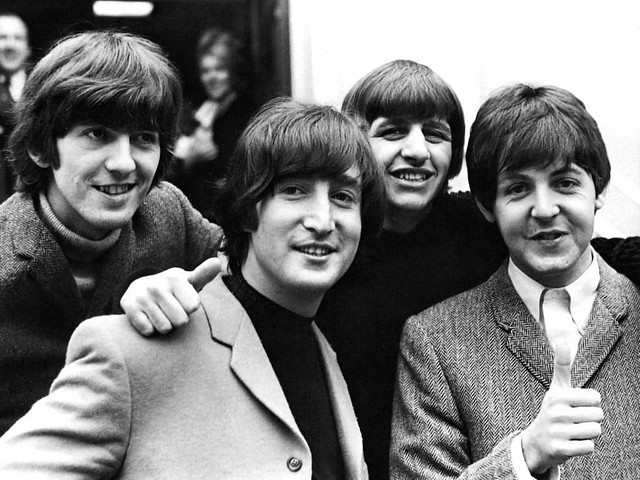
#> input picture assignment4/beatles.jpg, 640 x 480 px, found by its file name
$ python blur_faces.py
#> lines starting #> are read from the running program, lines starting #| are printed output that depends on the picture
#> in main, img is the input picture: shape (480, 640, 3); min 0, max 255, mean 121.9
### assignment4/blur/blur_2.py
import cv2
import numpy as np

def blur_image(image_in, image_out=None):
    img = np.asarray(image_in)
    (height, width, channel) = img.shape
    img = img.astype("float")
    padded_img = np.pad(img, pad_width=1, mode='edge')
    padded_img = padded_img[:, :, 1:4]

    n = padded_img[:height, :width, :]
    s = padded_img[1:(height + 1), :width, :]
    e = padded_img[2:(height + 2), :width, :]
    w = padded_img[:height, 1:(width + 1), :]
    ne = padded_img[2:(height + 2), 1:(width + 1), :]
    se = padded_img[:height, 2:(width + 2), :]
    nw = padded_img[1:(height + 1), 2:(width + 2), :]
    sw = padded_img[2:(height + 2), 2:(width + 2), :]

    blurred = (img + n + s + e + w + ne + se + nw + sw) / 9
    blurred = blurred.astype(np.uint8)
    if image_out is not None:
        cv2.imwrite(image_out, blurred)
    return blurred

def main():
    img = cv2.imread("beatles.jpg")
    blur_image(img, "beatles_blurred.jpg")

# [2 lines that do not run on import are left out]

### assignment4/blur/blur_faces.py
import cv2
import numpy as np
import os
from . import blur_2 as numpy_blur

def blur_faces(image_in, image_out=None):
#> called with image_out = 'beatles_blurred.jpg'
    assert image_in is not None, "Value of image_in is None. Image probably failed to read."
    try:
        img = np.array(image_in)
    except ValueError:
        raise ValueError("Recieved image_in not of array-like type.")

    current_path = os.path.dirname(os.path.abspath(__file__))
    classifier_path = os.path.join(current_path, "haarcascade_frontalface_default.xml")
    assert os.path.exists(classifier_path), f"There is no file named \'{classifier_path}\'."

    face_cascade = cv2.CascadeClassifier(classifier_path)
    faces = face_cascade.detectMultiScale(
            img,
            scaleFactor=1.025,
            minNeighbors=5,
            minSize=(30, 30))
#> faces = [[194, 55, 40, 40], [353, 84, 121, 121], [476, 135, 133, 133], [56, 93, 126, 126], [246, 141, 142, 142]]
    for (x, y, w, h) in faces:
        subimg = img[y:h+y, x:w+x, :]
        blurred_face = numpy_blur.blur_image(subimg)
        for num_sweeps in range(10):
            blurred_face = numpy_blur.blur_image(blurred_face)
        img[y:h+y, x:w+x, :] = blurred_face[:, :, :]
#> this loop made 5 passes
#> (x, y, h) on passes 1 to 5: (194, 55, 40), (353, 84, 121), (476, 135, 133), (56, 93, 126), (246, 141, 142)
#> pass 1, in blur_faces, `subimg = img[y:h+y, x:w+x, :]`:
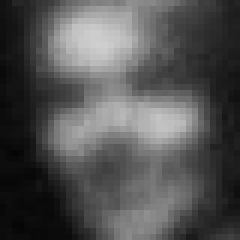
#> subimg: shape (40, 40, 3) (shown 6 times larger); min 5, max 207, mean 82.8
#> pass 1, in blur_image, `padded_img = padded_img[:, :, 1:4]`:
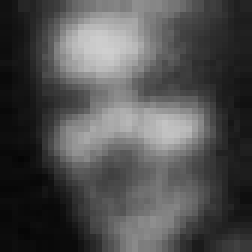
#> padded_img: shape (42, 42, 3) float64 (shown 6 times larger); min 5, max 207, mean 79.2
#> pass 1, in blur_image, `n = padded_img[:height, :width, :]`:
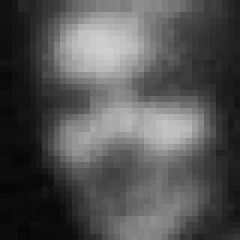
#> n: shape (40, 40, 3) float64 (shown 6 times larger); min 5, max 207, mean 83.2
#> after the loop:
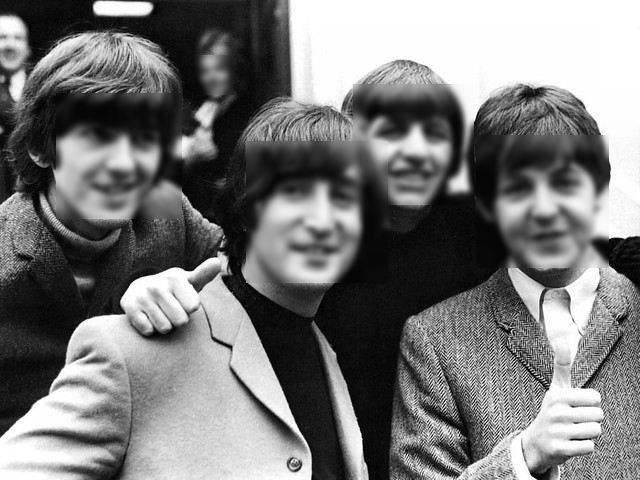
#> img: shape (480, 640, 3); min 0, max 255, mean 120.8
#> after the loop:
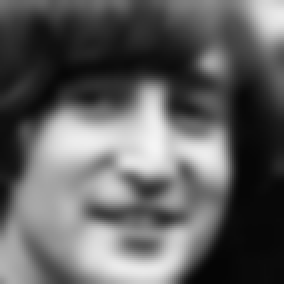
#> subimg: shape (142, 142, 3) (shown 2 times larger); min 5, max 244, mean 96.6
    img = img.astype("uint8")
    if image_out is not None:
        cv2.imwrite(image_out, img)
    return img

def main():
    img = cv2.imread("beatles.jpg")
    blur_faces(img, "beatles_blurred.jpg")

if __name__ == '__main__':
    main()
